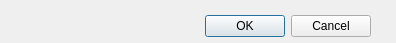
<?xml version="1.0" encoding="UTF-8"?>
<ui version="4.0">
 <class>addFactByTemplateDialog</class>
 <widget class="QDialog" name="addFactByTemplateDialog">
  <property name="geometry">
   <rect>
    <x>0</x>
    <y>0</y>
    <width>396</width>
    <height>43</height>
   </rect>
  </property>
  <property name="windowTitle">
   <string>Add Fact By Template</string>
  </property>
  <widget class="QDialogButtonBox" name="buttonBox">
   <property name="geometry">
    <rect>
     <x>30</x>
     <y>10</y>
     <width>341</width>
     <height>32</height>
    </rect>
   </property>
   <property name="orientation">
    <enum>Qt::Horizontal</enum>
   </property>
   <property name="standardButtons">
    <set>QDialogButtonBox::Cancel|QDialogButtonBox::Ok</set>
   </property>
  </widget>
 </widget>
 <resources/>
 <connections>
  <connection>
   <sender>buttonBox</sender>
   <signal>accepted()</signal>
   <receiver>addFactByTemplateDialog</receiver>
   <slot>accept()</slot>
   <hints>
    <hint type="sourcelabel">
     <x>248</x>
     <y>254</y>
    </hint>
    <hint type="destinationlabel">
     <x>157</x>
     <y>274</y>
    </hint>
   </hints>
  </connection>
  <connection>
   <sender>buttonBox</sender>
   <signal>rejected()</signal>
   <receiver>addFactByTemplateDialog</receiver>
   <slot>reject()</slot>
   <hints>
    <hint type="sourcelabel">
     <x>316</x>
     <y>260</y>
    </hint>
    <hint type="destinationlabel">
     <x>286</x>
     <y>274</y>
    </hint>
   </hints>
  </connection>
 </connections>
</ui>
